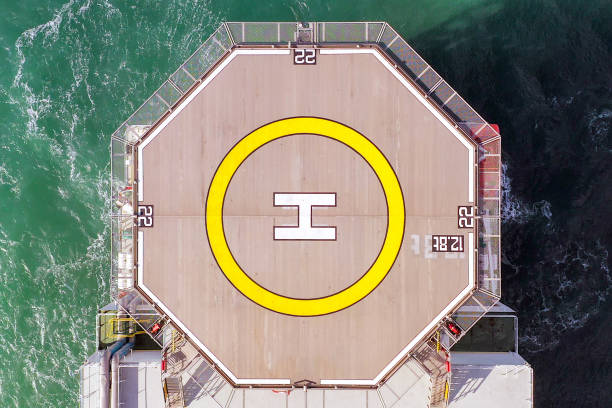
//> input picture images/18.jpg, 612 x 408 px, given in place of 18.jpg.png, which was not available
$ ./video_object_detect_sift_homography_rejection_undistort_pnp 3 ../images/18.jpg   (built with g++ and OpenCV 4)
//> lines starting //> are read from the running program, lines starting //| are printed output that depends on the picture; pictures that were not available may be replaced by others from this repository, and a replacement may not be noted
#include "opencv2/opencv.hpp"
#include <iostream>
#include <stdio.h>

#include "opencv2/core.hpp"
#include "opencv2/imgproc.hpp"
#include "opencv2/features2d.hpp"
#include "opencv2/highgui.hpp"
#include "opencv2/calib3d.hpp"
#include "opencv2/xfeatures2d.hpp"

#include <chrono>

using namespace std;
using namespace cv;
using namespace cv::xfeatures2d;

#define measure_exec_time

void readme();

int main( int argc, char** argv ){

  if (argc != 3 )
  { readme(); return -1; }

  // image of model
  Mat img_object = imread( String("/home/aero/Desktop/cam_ws/src/Tracker/images/")+ String(argv[2]) + String(".png"), IMREAD_GRAYSCALE );
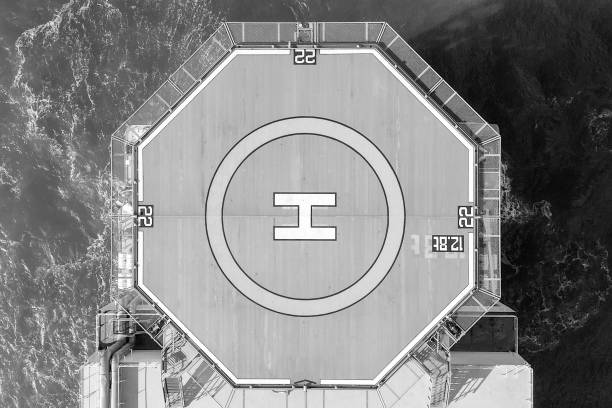
//> img_object: 408 rows x 612 cols, CV_8UC1; min 0, max 255, mean 132.2
  if( !img_object.data)
  { cout<< " --(!) Error reading model image " << endl; return -1; }
  Mat img_scene; // matrix to store scene image

  int img_width = img_object.size().width;
//> img_width = 612
  int img_height = img_object.size().height;
//> img_height = 408

  cout << "object_image WIDTH: " << img_width << "\n";
//| object_image WIDTH: 612
  cout << "object_image HEIGHT: " << img_height << "\n";
//| object_image HEIGHT: 408


  // Initialize sift detector and extract descriptors for the model image
  Ptr<SIFT> detector = SIFT::create( );
  std::vector<KeyPoint> keypoints_object, keypoints_scene;
  Mat descriptors_object, descriptors_scene;
  detector->detectAndCompute( img_object, Mat(), keypoints_object, descriptors_object );
//> keypoints_object = 1054 keypoints; strongest (x, y, size): (128, 316, 2.1), (310, 59, 2.4), (463, 221, 2.2), (469, 212, 2.5)
  cout << "No. of object image features: " << keypoints_object.size() << "\n";
//| No. of object image features: 1054

  vector<Point2f> obj_feature_loc; //
  vector<Point3d> obj_feature_loc_3D;
  float img_width_length = 25.8; // cm
  double img_height_length = 14.6; // cm
  for (int i = 0; i<keypoints_object.size(); i++)
  {
    obj_feature_loc.push_back(keypoints_object[i].pt);
    obj_feature_loc_3D.push_back(Point3f(keypoints_object[i].pt.y * img_height_length/img_height, keypoints_object[i].pt.x * img_width_length/img_width, 0.0));
  }
//> after the loop, obj_feature_loc = 1054 Points (x, y), first 12: [2.42, 400.3], [2.53, 271.9], [2.73, 276.2], [2.73, 276.2], [3.6, 346.9], [3.73, 164.2], [4.13, 238.3], [4.14, 177.2], [4.14, 177.2], [4.34, 265.9], [5.04, 246.4], [5.43, 278.2]; obj_feature_loc_3D = 1054 Point3s, first 12: [14.33, 0.1, 0], [9.73, 0.11, 0], [9.88, 0.12, 0], [9.88, 0.12, 0], [12.41, 0.15, 0], [5.87, 0.16, 0], [8.53, 0.17, 0], [6.34, 0.17, 0], [6.34, 0.17, 0], [9.51, 0.18, 0], [8.82, 0.21, 0], [9.96, 0.23, 0]


  //for displaying matches
  namedWindow("Good Matches & Object detection", WINDOW_NORMAL);


  // Create a VideoCapture object and open the input stream
  VideoCapture cap(stoi(argv[1]));

  // Check if camera opened successfully
  if(!cap.isOpened()){
    cout << "Error opening video stream or file" << endl;
    return -1;
  }

  // set camera properties
  cap.set(cv::CAP_PROP_FPS, 60.0);
  cap.set(cv::CAP_PROP_FRAME_WIDTH, 1280);// calibration is with this value
  cap.set(cv::CAP_PROP_FRAME_HEIGHT, 720);// calibration is with this value
  cap.set(cv::CAP_PROP_FOURCC, VideoWriter::fourcc('M','J','P','G'));
  img_width = cap.get(CAP_PROP_FRAME_WIDTH);
  img_height = cap.get(CAP_PROP_FRAME_HEIGHT);

  cout << "scene_image WIDTH: " << img_width << "\n";
//| scene_image WIDTH: 612
  cout << "scene_image HEIGHT: " << img_height << "\n";
//| scene_image HEIGHT: 408


  // intrinsic camera parameters
  //      [ fx   0  cx ]
  //      [  0  fy  cy ]
  //      [  0   0   1 ]
  Mat K_matrix = Mat::zeros(3, 3, CV_64FC1);
  K_matrix.at<double>(0, 0) = 964.8946; //fx, std_dev +- 0.6325
  K_matrix.at<double>(1, 1) = 969.9548; //fy, std_dev +- 0.6160
  K_matrix.at<double>(0, 2) = 614.5199; //cx, std_dev +- 0.8976
  K_matrix.at<double>(1, 2) = 452.0068; //cy, std_dev +- 0.7236
  K_matrix.at<double>(2, 2) = 1;

  // radial distortion coefficients
  Mat distCoeffs = Mat::zeros(5, 1, CV_64FC1);
  distCoeffs.at<double>(0) = -0.37491173; //k1, std_dev +- 0.00199622
  distCoeffs.at<double>(1) = +0.23393262; //k2, std_dev +- 0.00919023
  distCoeffs.at<double>(2) = -0.00222111; //p1, std_dev +- 0.00013275
  distCoeffs.at<double>(3) = +0.00183102; //p2, std_dev +- 0.00010322
  distCoeffs.at<double>(4) = -0.10912843; //k3, std_dev +- 0.01173290

  // RANSAC parameters
  int iterationsCount = 2000;        // number of Ransac iterations.
  float reprojectionError = 2.0;    // maximum allowed distance to consider it an inlier.
  float confidence = 0.999;          // RANSAC successful confidence
  bool useExtrinsicGuess = false;

  // for solvePnP
  Mat rvec = Mat::zeros(3, 1, CV_64FC1);          // output rotation vector
  Mat tvec = Mat::zeros(3, 1, CV_64FC1);          // output translation vector
  Mat inliers_id;

  // 3D axes
  vector<Point3f> axes;
  axes.push_back(Point3f(0.0, 0.0, 0.0)); // origin
  axes.push_back(Point3f(1.0, 0.0, 0.0)); // X
  axes.push_back(Point3f(0.0, 1.0, 0.0)); // Y
  axes.push_back(Point3f(0.0, 0.0, 1.0)); // Z


  while(1){
    #if defined measure_exec_time
      auto start = std::chrono::high_resolution_clock::now();
    #endif

    // clear vectors
    keypoints_scene.clear();

    Mat frame;
    // Capture frame-by-frame
    cap >> frame;
//> frame is the input picture: 408 rows x 612 cols, CV_8UC3; mean B, G, R 120.5, 133.9, 133.2

    // If the frame is empty, break immediately
    if (frame.empty())
      break;

    // convert go grayscale
    if(frame.channels() == 3)
    {
      cvtColor(frame, frame, COLOR_BGR2GRAY);
//> frame: 408 rows x 612 cols, CV_8UC1
    }


    //undistort frames
    Mat rectified_frame;
    undistort(frame, rectified_frame, K_matrix, distCoeffs);
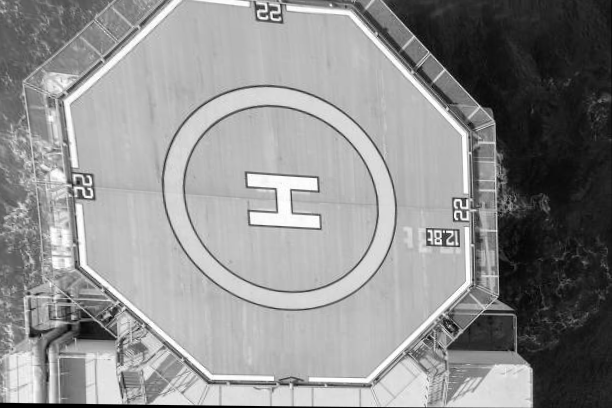
//> rectified_frame: 408 rows x 612 cols, CV_8UC1; min 0, max 255, mean 142.8

    //resize to a smaller frame for speed
    int scale = 1; // scale down factor
    Mat final_frame;
    resize(rectified_frame, img_scene, Size(img_width/2, img_height/2), INTER_AREA);
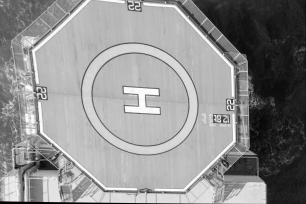
//> img_scene: 204 rows x 306 cols, CV_8UC1; min 0, max 254, mean 142.9
    scale = 1;


    //-- Step 1: Detect the keypoints and extract descriptors
    detector->detectAndCompute( img_scene, Mat(), keypoints_scene, descriptors_scene );
//> keypoints_scene = 303 keypoints; strongest (x, y, size): (26, 200, 2.4), (116, 191, 2), (165, 192, 1.9), (39, 91, 2)
    // cout << "No. of scene image features: " << keypoints_scene.size() << ", ";


    //-- Step 2: Matching descriptor vectors using FLANN or BruteForce matcher
    // FlannBasedMatcher matcher;
    BFMatcher matcher(NORM_L2);

    std::vector<std::vector<cv::DMatch>> matches12, matches21;
    matcher.knnMatch( descriptors_object, descriptors_scene, matches12,2 );
//> matches12 = 1054 matches
    matcher.knnMatch( descriptors_scene, descriptors_object, matches21,2 );
//> matches21 = 303 matches

    //-- Quick calculation of min distances between keypoints
    double min_dist12 = 100;
    for( int i = 0; i < matches12.size(); i++ )
    {
      if( matches12[i].size()>=1)
      {
        if( matches12[i][0].distance < min_dist12 ) min_dist12 = matches12[i][0].distance;
      }
    }
//> after the loop, min_dist12 = 20.71

    double min_dist21 = 100;
    for( int i = 0; i < matches21.size(); i++ )
    {
      if( matches21[i].size()>=1)
      {
        if( matches21[i][0].distance < min_dist21 ) min_dist21 = matches21[i][0].distance;
      }
    }
//> this loop made 303 passes
//> min_dist21 on passes 62, 70, 83, 86: 85.07, 82.37, 75.96, 57.07
//> after the loop, min_dist21 = 20.71

    // printf("-- Min dist : %f \n", min_dist12 );

    //-- Lowe's Ratio test and minimum distance threshold test
    std::vector< DMatch > good_matches12, good_matches21;
    for( int i = 0; i < matches12.size(); i++ )
    {
      if( matches12[i].size()>=2 && matches12[i][0].distance <= 3*min_dist12 && matches12[i][0].distance < matches12[i][1].distance * 0.7)
      { good_matches12.push_back( matches12[i][0]); }
    }

    for( int i = 0; i < matches21.size(); i++ )
    {
      if( matches21[i].size()>=2 && matches21[i][0].distance <= 3*min_dist21 && matches21[i][0].distance < matches21[i][1].distance * 0.7)
      { good_matches21.push_back( matches21[i][0]); }
    }

    // Symmetry test
    std::vector< DMatch > best_matches;
    for (int i = 0; i<good_matches12.size(); i++)
    {
      for (int j = 0; j<good_matches21.size(); j++)
      {
        if(good_matches12[i].queryIdx == good_matches21[j].trainIdx && good_matches12[i].trainIdx == good_matches21[j].queryIdx)
        {
          best_matches.push_back(good_matches12[i]);
          break;
        }
      }
    }
//> this loop made 36 passes
//> after the loop, best_matches = 35 matches


    Mat img_matches = img_scene;


    int detected = false;
    vector< DMatch > filtered_best_matches;// container for final filtered matches
    if(best_matches.size() >= 4)// no. of matches to use for pose estimation
    {
      //-- Localize the object
      vector<Point2f> obj;
      vector<Point2f> scene;
      for( size_t i = 0; i < best_matches.size(); i++ )
      {
        //-- Get the keypoints from the good matches
        obj.push_back( keypoints_object[ best_matches[i].queryIdx ].pt );
        scene.push_back( keypoints_scene[ best_matches[i].trainIdx ].pt );
      }
//> this loop made 35 passes
      Mat H = findHomography( obj, scene, RANSAC );
//> H = [[0.74, 0.0691, -76.88], [0.0798, 0.686, -57.97], [0.000377, 0.000238, 1]]

      vector<Point2f> scene_feature_loc;
      if (! H.empty())
      {

        perspectiveTransform(obj_feature_loc, scene_feature_loc, H);
//> scene_feature_loc = 1054 Points (x, y), first 12: [-43.28, 197.9], [-52.76, 120.9], [-52.29, 123.5], [-52.29, 123.5], [-46.37, 166.4], [-60.34, 52.84], [-54.21, 100], [-59, 61.24], [-59, 61.24], [-51.93, 117.2], [-52.93, 105.1], [-50.22, 124.8]


        for ( int i =0; i<best_matches.size(); i++)
        {
          Point2f diff = scene_feature_loc[best_matches[i].queryIdx] - keypoints_scene[ best_matches[i].trainIdx ].pt;
          if(sqrt(diff.x*diff.x + diff.y*diff.y) < 2)
          {
            filtered_best_matches.push_back(best_matches[i]);
          }
        }
//> this loop made 35 passes
//> diff on passes 1 to 12: Point(0.244, 0.0993), Point(-0.281, -0.0682), Point(0.777, -1.08), Point(-0.0802, 0.246), Point(0.281, 0.273), Point(0.24, 0.257), Point(-0.0433, -0.0475), Point(-0.453, -0.1), Point(-0.133, -0.104), Point(0.145, -0.0524), Point(-0.00902, -0.114), Point(-0.0038, -0.157)

        if(filtered_best_matches.size() >= 4)// no. of matches to use for pose estimation
        {
          //-- Localize the object
          vector<Point3d> obj_3D;
          vector<Point2d> scene_2D;
          for( size_t i = 0; i < filtered_best_matches.size(); i++ )
          {
            //-- Get the keypoints from the good matches
            obj_3D.push_back( obj_feature_loc_3D[ filtered_best_matches[i].queryIdx ] );
            scene_2D.push_back( keypoints_scene[ filtered_best_matches[i].trainIdx ].pt * (1.0*scale) );
          }

          solvePnPRansac( obj_3D, scene_2D, K_matrix/2.0, Mat::zeros(5, 1, CV_64FC1), rvec, tvec,
                  useExtrinsicGuess, iterationsCount, reprojectionError, confidence,
                  inliers_id, SOLVEPNP_IPPE );
//> rvec = [-1.91, -1.98, 0.203]; tvec = [-23.51, -17.14, 38.39]; inliers_id = 17 values from 9 to 34

          useExtrinsicGuess = true;

          // project axes on image to draw
          vector<Point2f> axes2D;
          projectPoints(axes, rvec, tvec, K_matrix/2.0, Mat::zeros(5, 1, CV_64FC1), axes2D);
//> axes2D = 4 Points (x, y): [11.77, 9.44], [12.99, 22.77], [20.82, 8.23], [-0.14, 6.11]
          for (int i = 0; i < 4; i++)
            axes2D[i] = axes2D[i] / (1.0* scale);

          // // get the corners
          vector<Point3f> obj_corners(4);
          obj_corners[0] = Point3f(0, 0, 0); obj_corners[1] = Point3f( img_height_length, 0, 0);
          obj_corners[2] = Point3f(img_height_length, img_width_length, 0); obj_corners[3] = Point3f( 0, img_width_length, 0);
          vector<Point2f> scene_corners(4);
          projectPoints(obj_corners, rvec, tvec, K_matrix/2.0, Mat::zeros(5, 1, CV_64FC1), scene_corners);
//> scene_corners = 4 Points (x, y): [11.77, 9.44], [28.52, 193.4], [314.3, 209.5], [316, -31.16]
          for (int i = 0; i < 4; i++)
            scene_corners[i] = scene_corners[i] / (1.0* scale);

          // draw matches
          drawMatches( img_object, keypoints_object, img_scene, keypoints_scene,
           filtered_best_matches, img_matches, Scalar::all(-1), Scalar::all(-1),
           std::vector<char>(), DrawMatchesFlags::NOT_DRAW_SINGLE_POINTS );
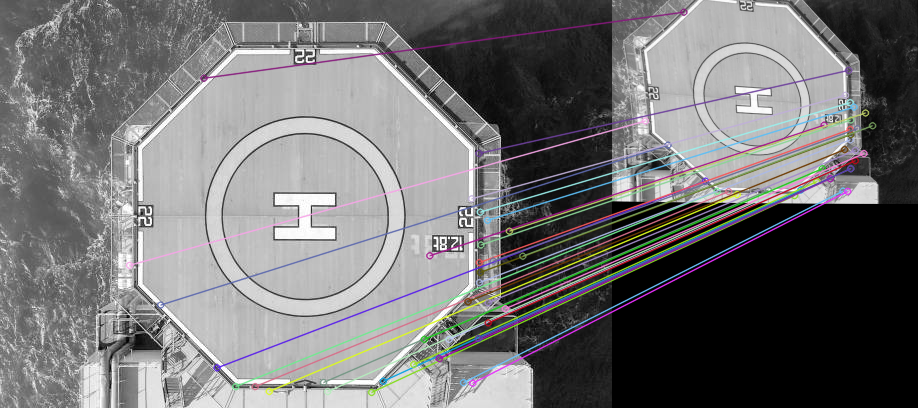
//> img_matches: 408 rows x 918 cols, CV_8UC3; mean B, G, R 114.5, 114, 114.6

          //-- Draw lines between the corners (the mapped object in the scene - image_2 )
          line( img_matches, scene_corners[0] + Point2f( img_object.cols, 0), scene_corners[1] + Point2f( img_object.cols, 0), Scalar(255, 0, 0), 4 );
          line( img_matches, scene_corners[1] + Point2f( img_object.cols, 0), scene_corners[2] + Point2f( img_object.cols, 0), Scalar(255, 0, 0), 4 );
          line( img_matches, scene_corners[2] + Point2f( img_object.cols, 0), scene_corners[3] + Point2f( img_object.cols, 0), Scalar(255, 0, 0), 4 );
          line( img_matches, scene_corners[3] + Point2f( img_object.cols, 0), scene_corners[0] + Point2f( img_object.cols, 0), Scalar(255, 0, 0), 4 );

          line( img_matches, axes2D[0] + Point2f( img_object.cols, 0), axes2D[1] + Point2f( img_object.cols, 0), Scalar(255, 0, 0), 4 );
//> img_matches: 408 rows x 918 cols, CV_8UC3; mean B, G, R 115.5, 113.1, 113.7
          line( img_matches, axes2D[0] + Point2f( img_object.cols, 0), axes2D[2] + Point2f( img_object.cols, 0), Scalar( 0, 0, 255), 4 );
//> img_matches: 408 rows x 918 cols, CV_8UC3; mean B, G, R 115.4, 113.1, 113.7
          line( img_matches, axes2D[0] + Point2f( img_object.cols, 0), axes2D[3] + Point2f( img_object.cols, 0), Scalar( 0, 255, 0), 4 );
//> img_matches: 408 rows x 918 cols, CV_8UC3; mean B, G, R 115.4, 113.2, 113.7

          detected = true;

          Mat H = findHomography( obj, scene, RANSAC );


          if(!H.empty())
          {

            //-- Get the corners from the image_1 ( the object to be "detected" )
            vector<Point2f> obj_corners2D(4);
            obj_corners2D[0] = Point(0,0); obj_corners2D[1] = Point( img_object.cols, 0 );
            obj_corners2D[2] = Point( img_object.cols, img_object.rows ); obj_corners2D[3] = Point( 0, img_object.rows );
            vector<Point2f> scene_corners2D(4);


            perspectiveTransform( obj_corners2D, scene_corners2D, H);
//> scene_corners2D = 4 Points (x, y): [-76.88, -57.97], [305.3, -7.42], [304.2, 203.9], [-44.39, 202.3]

            if(isContourConvex(scene_corners))
            {
              // detected = true;

              // // draw matches
              // drawMatches( img_object, keypoints_object, img_scene, keypoints_scene,
              //    filtered_best_matches, img_matches, Scalar::all(-1), Scalar::all(-1),
              //    std::vector<char>(), DrawMatchesFlags::NOT_DRAW_SINGLE_POINTS );

              //-- Draw lines between the corners (the mapped object in the scene - image_2 )
              line( img_matches, scene_corners2D[0] + Point2f( img_object.cols, 0), scene_corners2D[1] + Point2f( img_object.cols, 0), Scalar(0, 255, 0), 4 );
              line( img_matches, scene_corners2D[1] + Point2f( img_object.cols, 0), scene_corners2D[2] + Point2f( img_object.cols, 0), Scalar( 0, 255, 0), 4 );
              line( img_matches, scene_corners2D[2] + Point2f( img_object.cols, 0), scene_corners2D[3] + Point2f( img_object.cols, 0), Scalar( 0, 255, 0), 4 );
              line( img_matches, scene_corners2D[3] + Point2f( img_object.cols, 0), scene_corners2D[0] + Point2f( img_object.cols, 0), Scalar( 0, 255, 0), 4 );
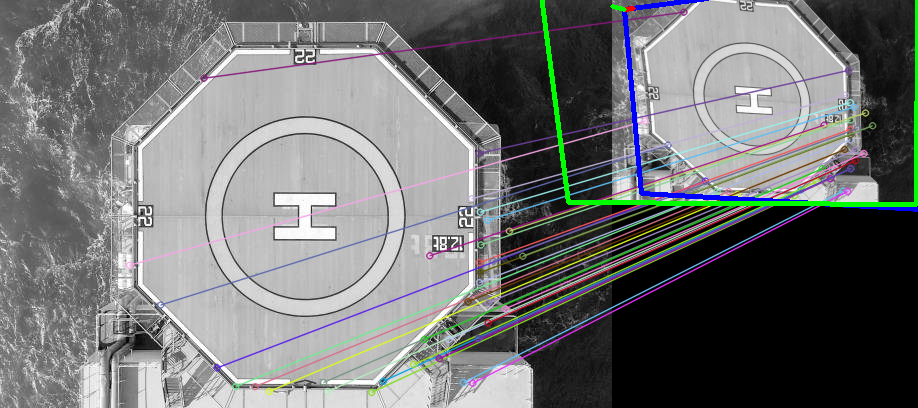
//> img_matches: 408 rows x 918 cols, CV_8UC3; mean B, G, R 114.7, 115.1, 113.3
            }
          }
        }
      }
    }
    else{
      // printf("No enough matches: %ld\n", good_matches.size());
    }

    if(detected == false){
      drawMatches( img_object, keypoints_object, img_scene, keypoints_scene,
                 filtered_best_matches, img_matches, Scalar::all(-1), Scalar::all(-1),
                 std::vector<char>(), DrawMatchesFlags::NOT_DRAW_SINGLE_POINTS );
    }
    //-- Show detected matches
    imshow( "Good Matches & Object detection", img_matches );

    #if defined measure_exec_time
    // execution time
      auto stop = std::chrono::high_resolution_clock::now();
      auto duration = std::chrono::duration_cast<std::chrono::microseconds>(stop - start);
      std::cout << "Basic Execution time: " << duration.count()/1000000.0f << std::endl;
    #endif

    // Press  ESC on keyboard to exit
    char c=(char)waitKey(25);
//> the Esc key is pressed
    if(c==27)
      break;
  }

  // When everything done, release the video capture object
  cap.release();

  // Closes all the frames
  destroyAllWindows();

  return 0;
}

/* @function readme */
  void readme()
  { std::cout << " Usage: capture <deviceid>" << std::endl; }

$ run again, on images/10.png
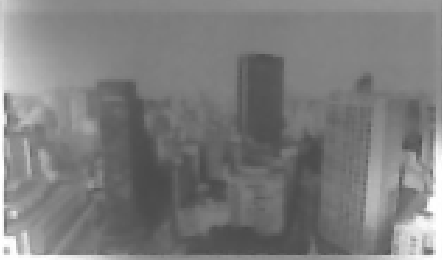
//> input picture images/10.png, 442 x 260 px, given in place of 10.png.png, which was not available
//> img_object is the input picture: 260 rows x 442 cols, CV_8UC1; min 73, max 255, mean 124.8
//| object_image WIDTH: 442
//| object_image HEIGHT: 260
//> keypoints_object = 77 keypoints; strongest (x, y, size): (428, 251, 6.4), (6, 251, 4.7), (428, 215, 5.1), (407, 202, 22.2)
//| No. of object image features: 77
//> the loop `for (int i = 0; i<keypoints_object.size(); i++)` made 77 passes
//> after the loop `for (int i = 0; i<keypoints_object.size(); i++)`: obj_feature_loc = 77 Points (x, y), first 12: [5.39, 200.3], [5.62, 193.8], [5.69, 200.2], [6.04, 232.6], [6.31, 250.8], [6.31, 250.8], [6.31, 250.8], [8.61, 234.5], [11.22, 241.7], [12.31, 220.1], [13.71, 213.7], [13.81, 185.7]; obj_feature_loc_3D = 77 Point3s, first 12: [11.25, 0.31, 0], [10.88, 0.33, 0], [11.24, 0.33, 0], [13.06, 0.35, 0], [14.09, 0.37, 0], [14.09, 0.37, 0], [14.09, 0.37, 0], [13.17, 0.5, 0], [13.57, 0.65, 0], [12.36, 0.72, 0], [12, 0.8, 0], [10.43, 0.81, 0]
//| scene_image WIDTH: 442
//| scene_image HEIGHT: 260
//> `undistort(frame, rectified_frame, K_matrix, distCoeffs);`:
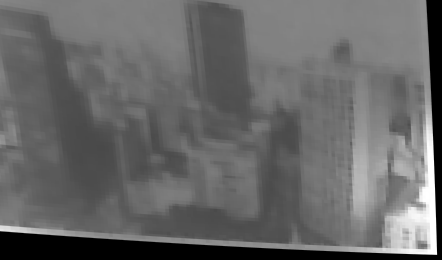
//> rectified_frame: 260 rows x 442 cols, CV_8UC1; min 0, max 255, mean 103.5
//> keypoints_scene = 40 keypoints; strongest (x, y, size): (216, 125, 3.4), (214, 97, 5.4), (211, 122, 2.9), (205, 113, 13.4)
//> matches12 = 77 matches
//> matches21 = 40 matches
//> the loop `for( int i = 0; i < matches12.size(); i++ )` made 77 passes
//> min_dist12 on passes 37, 50, 51, 64: 71.41, 69.89, 68.12, 64.74
//> after the loop `for( int i = 0; i < matches12.size(); i++ )`: min_dist12 = 64.74
//> the loop `for( int i = 0; i < matches21.size(); i++ )` made 40 passes
//> the loop `for( int i = 0; i < matches12.size(); i++ )` made 77 passes
//> the loop `for( int i = 0; i < matches21.size(); i++ )` made 40 passes
//> the loop `for (int i = 0; i<good_matches12.size(); i++)` made 12 passes
//> after the loop `for (int i = 0; i<good_matches12.size(); i++)`: best_matches = 10 matches
//> the loop `for( size_t i = 0; i < best_matches.size(); i++ )` made 10 passes
//> H = [[0.777, 0.333, -108.4], [0.0616, 0.87, -68.96], [0.000211, 0.00147, 1]]
//> scene_feature_loc = 77 Points (x, y), first 12: [-28.99, 81.54], [-30.73, 77.8], [-28.84, 81.49], [-19.58, 99.62], [-14.62, 109.2], [-14.62, 109.2], [-14.62, 109.2], [-17.58, 100.7], [-14.18, 104.6], [-19.29, 92.99], [-20.22, 89.46], [-28.11, 73.26]
//> the loop `for ( int i =0; i<best_matches.size(); i++)` made 10 passes
//> diff on passes 1 to 8: Point(-0.0243, 0.209), Point(0.0321, -0.27), Point(-2.12, -4.14), Point(-0.0655, 0.00896), Point(-0.0655, 0.00896), Point(0.0438, 0.0631), Point(0.0438, 0.0631), Point(0.225, 0.0598)
//> the loop `for( size_t i = 0; i < filtered_best_matches.size(); i++ )` made 9 passes
//> rvec = [1.76, -0.878, -0.616]; tvec = [10.73, 25.75, -65.63]; inliers_id = [2, 3, 4, 5, 7]
//> axes2D = 4 Points (x, y): [228.4, 35.76], [224, 41.66], [229.3, 34.53], [234.3, 40.9]
//> scene_corners = 4 Points (x, y): [228.4, 35.76], [163.8, 121.9], [161.6, 122.8], [264, -13.86]
//> scene_corners2D = 4 Points (x, y): [-108.4, -68.96], [214.9, -38.17], [217.8, 125], [-15.83, 113.8]
//> `line( img_matches, scene_corners2D[3] + Point2f( img_object.cols, 0), ..`:
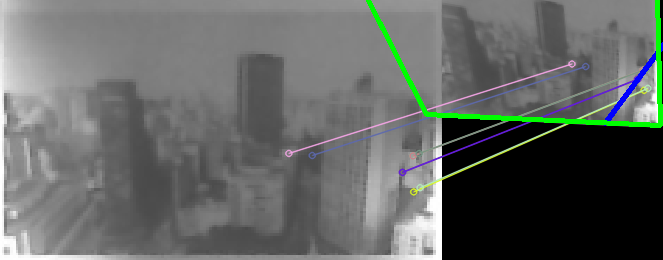
//> img_matches: 260 rows x 663 cols, CV_8UC3; mean B, G, R 100.4, 102.9, 99.5
